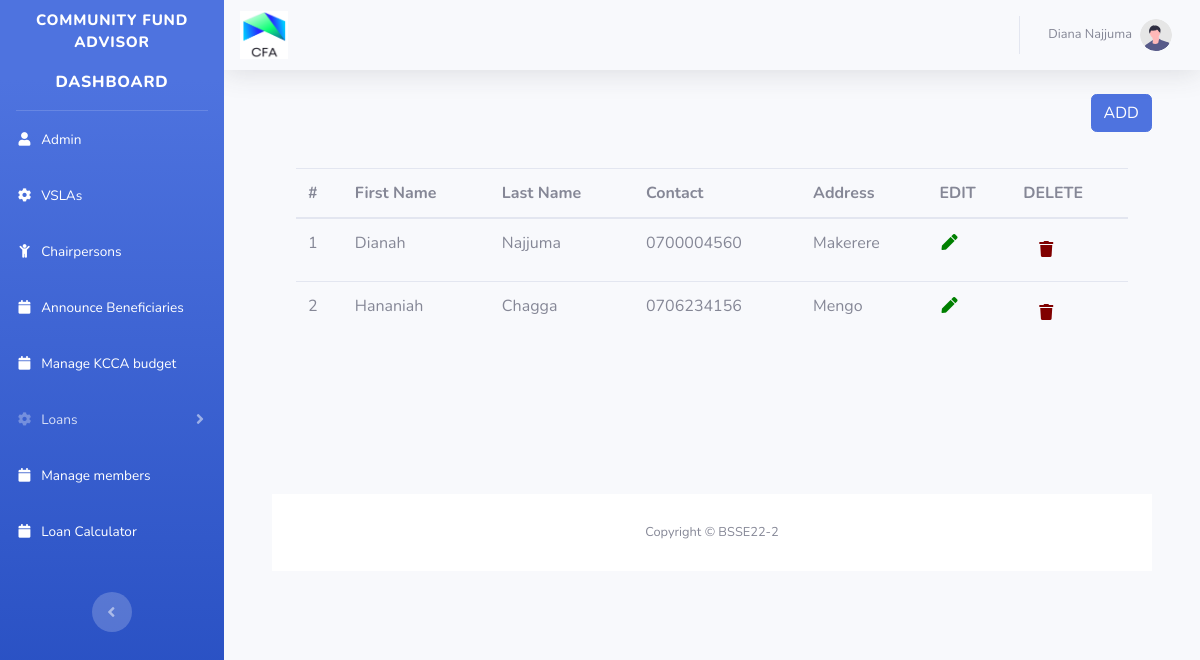
The page /viewborrowers.php (signed in) on the database its author committed.
### tables this page shows
CREATE TABLE `tbl_borrower` (
  `id` int(11) NOT NULL,
  `fName` varchar(25) NOT NULL,
  `lName` varchar(25) NOT NULL,
  `contact` varchar(11) NOT NULL,
  `address` varchar(25) NOT NULL
);

### viewborrowers.php (the view, shortened to what this page needs)
<?php
include('security.php');
include('includes/header.php');
include('includes/navbar.php');
include('includes/topbar.php');
 ?>
 	<div class="container">
 		<div class="table-responsive">
            <?php
                $query = "SELECT * FROM tbl_borrower";
                $query_run = mysqli_query($connection, $query);
                $counter = 1;
            ?>
        <div class="container-fluid">
        <a href="newborrowers.php" class="btn btn-primary" style=" float: right; margin-bottom: 20px;" data-toggle="modal" data-target="#borModal"> ADD </a>
        <div class="container-fluid">
                        <table class="table table-bordered table-light table-stripped" id="dataTable" width="100%" cellspacing="0">
                            <table class="table">
                                <thead>
                                <tr>
                        <th>#</th>
                        <th> First Name </th>
                        <th> Last Name </th>
                        <th> Contact </th>
                        <th> Address </th>
                        <th> EDIT </th>
                        <th> DELETE </th>
                    </tr>
                </thead>
                <tbody>
                <?php
                    if(mysqli_num_rows($query_run) > 0)
                    {
                        while ($row = mysqli_fetch_assoc($query_run))
                        {
                            ?>
                    <tr>
                        <td><?php echo $counter ?></td>
                        <td><?php echo $row['fName']; ?></td>
                        <td><?php echo $row['lName']; ?></td>
                        <td><?php echo $row['contact']; ?></td>
                        <td><?php echo $row['address']; ?></td>
                        <td>
                             <form action="edit_borrower.php" method="POST">
                            <i style="color: green !important; cursor:pointer !important;" type="submit" name="deletebtn" class="fas fa-fw fa-pen"></i>
                            </form>
                        </td>
                        <td>
                            <form action="viewborrowers.php" method="POST">
                                    <button type="submit" name="deletebtn" class="btn btn-link">
                                    <i style="color: maroon !important; cursor:pointer !important;" type="submit" name="deletebtn" class="fas fa-fw fa-trash"></i>
                                    </button>
                            </form>
                        </td>
                    </tr>
                    <?php
                        $counter++;}
                    }
                    else{
                        echo "no record found";
                    }
                    ?>
                </tbody>
            </table>
 	</div>
 <?php
include('includes/footer.php');
?>

### rows shown on the page
tbl_borrower: fName "Dianah", lName "Najjuma", contact "0700004560", address "Makerere"
tbl_borrower: fName "Hananiah", lName "Chagga", contact "0706234156", address "Mengo"

### other values the page prints
$firstname "Diana"
$lastname "Najjuma"
